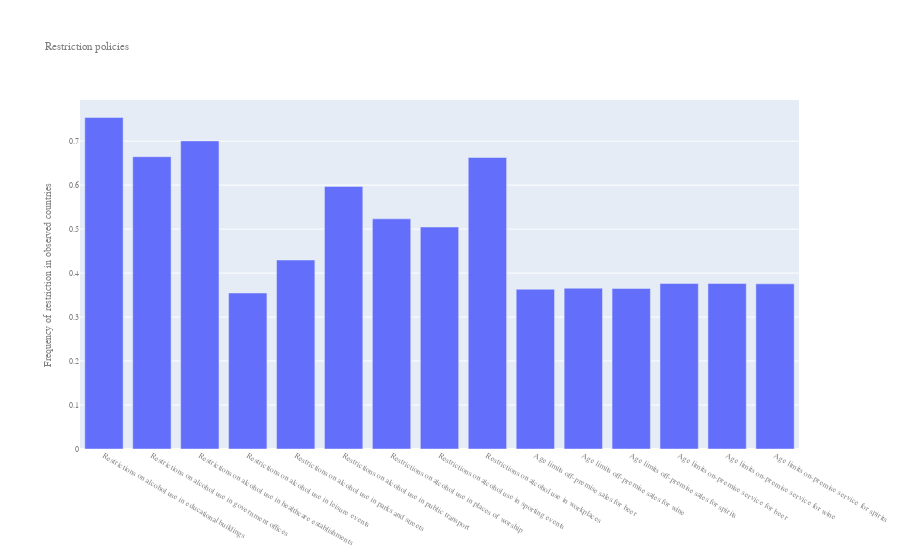

Notebook cell for this chart:
### Code cell
#bar plot using plotly
fig = go.Figure()
fig.add_trace(go.Bar(y = bar_restriction, x=list(bar_restriction.index)))
fig.update_layout(title_text="Restriction policies",
    yaxis_title="Frequency of restriction in observed countries",
    font=dict(
        family="Courier New, monospace",
        size=8,
        color="#7f7f7f"
    )
)

fig.show()

### Figure 1 — Plotly figure (JSON) as saved in the notebook; plotly's stock layout.template omitted (floating-point values rounded to 4 significant figures)
{"data": [{"type": "bar", "x": ["Restrictions on alcohol use in educational buildings", "Restrictions on alcohol use in government offices", "Restrictions on alcohol use in healthcare establishments", "Restrictions on alcohol use in leisure events", "Restrictions on alcohol use in parks and streets", "Restrictions on alcohol use in public transport", "Restrictions on alcohol use in places of worship", "Restrictions on alcohol use in sporting events", "Restrictions on alcohol use in workplaces", "Age limits off-premise sales for beer", "Age limits off-premise sales for wine", "Age limits off-premise sales for spirits", "Age limits on-premise service for beer", "Age limits on-premise service for wine", "Age limits on-premise service for spirits"], "y": [0.7539, 0.6647, 0.7006, 0.3548, 0.4298, 0.597, 0.5234, 0.5048, 0.6629, 0.3633, 0.3656, 0.3651, 0.3762, 0.3762, 0.3756]}], "layout": {"font": {"color": "#7f7f7f", "family": "Courier New, monospace", "size": 8}, "title": {"text": "Restriction policies"}, "yaxis": {"title": {"text": "Frequency of restriction in observed countries"}}}}
